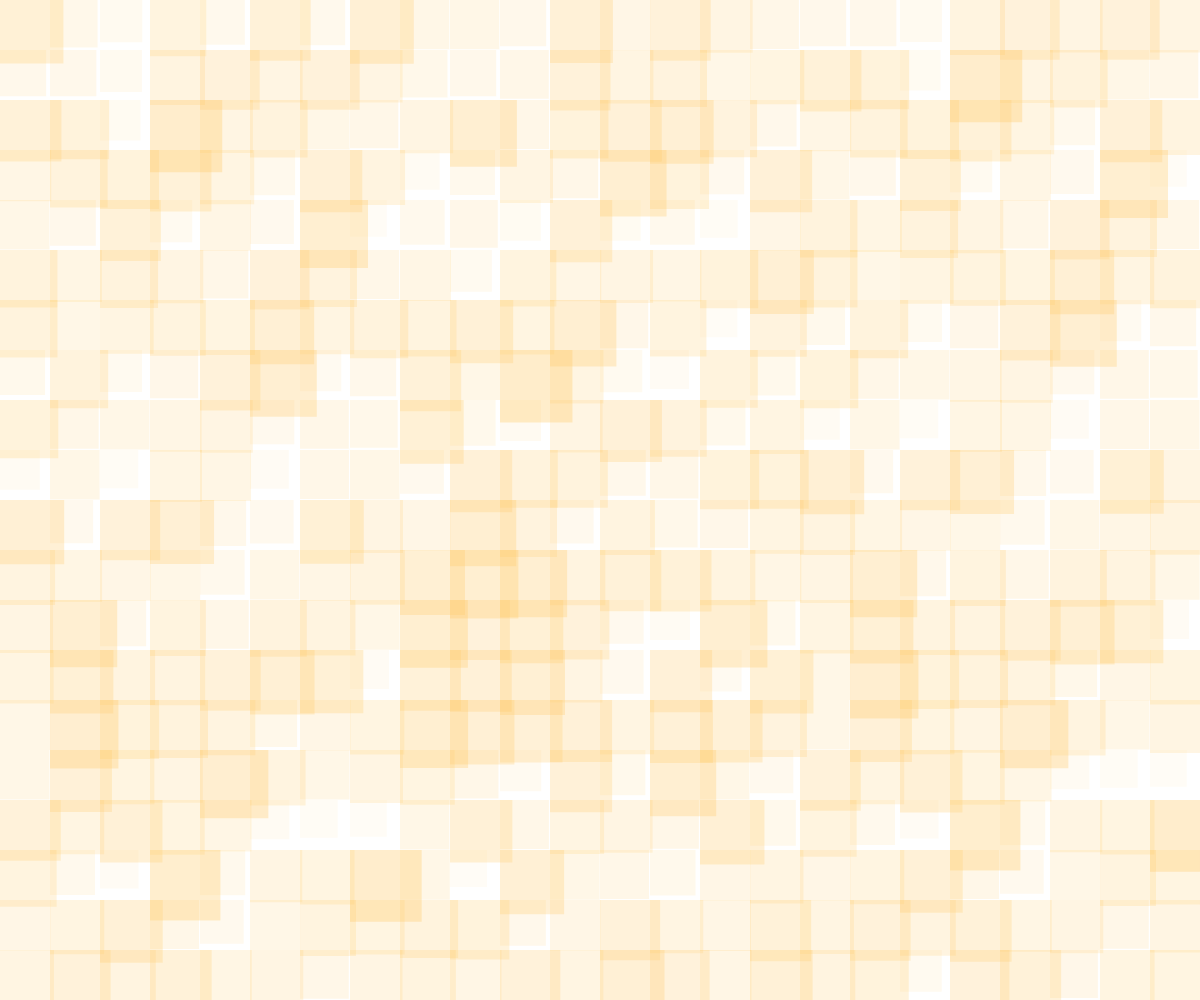
Frame 1 (no input)
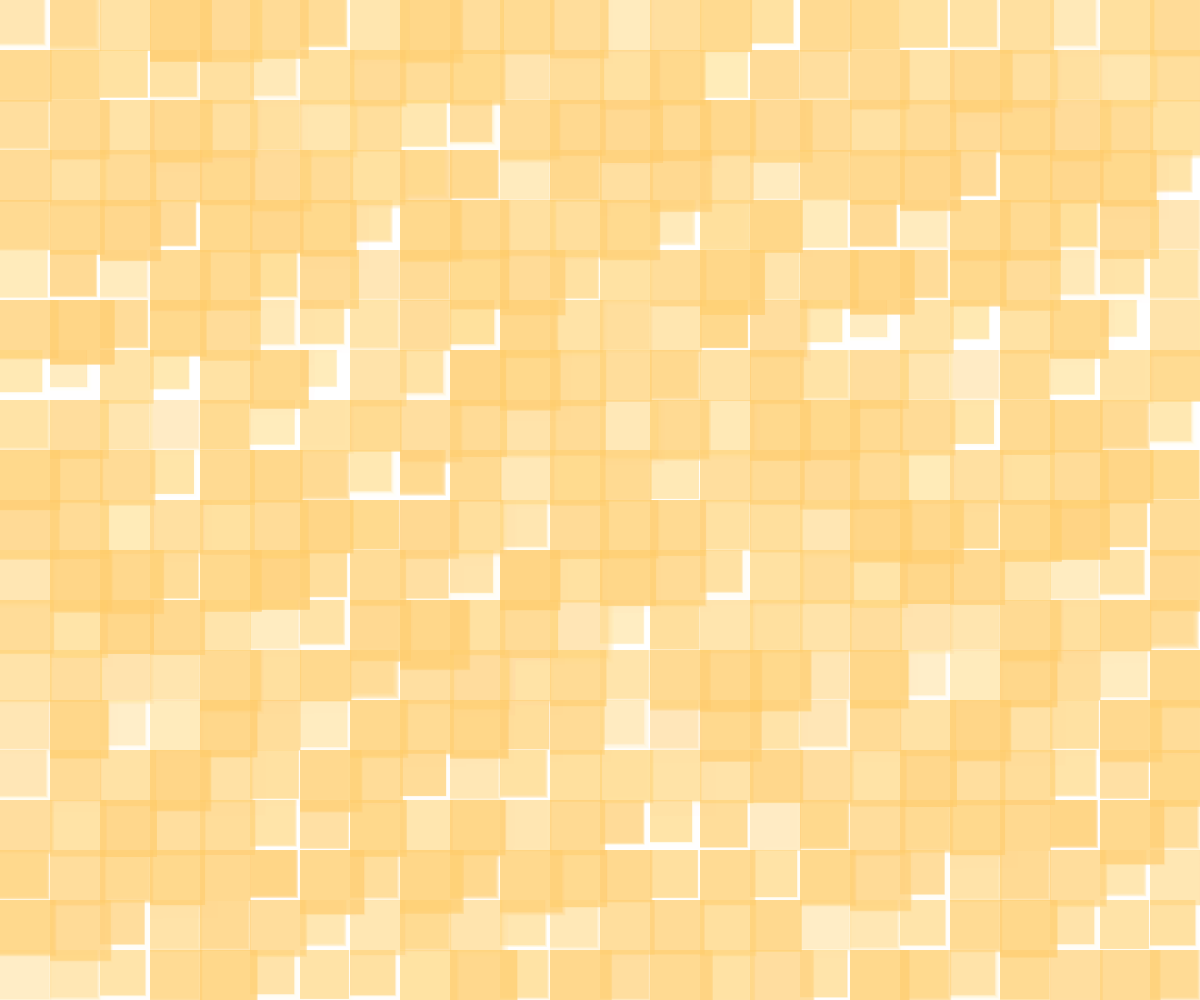
Frame 60 (no input)
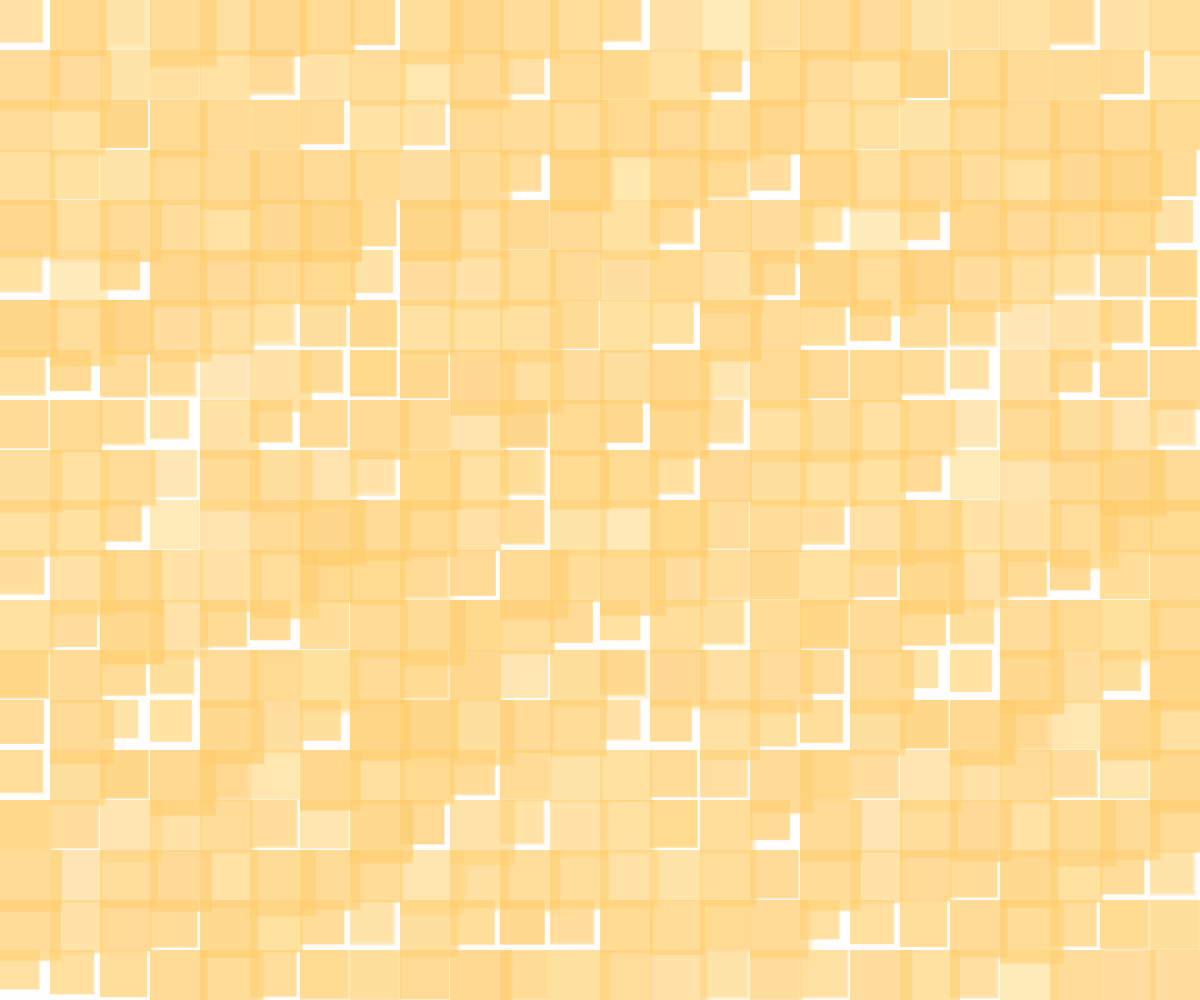
Frame 120 (the mouse pressed at the canvas centre since frame 60)

The p5.js sketch that drew these frames (run headless with seeded random() and noise() and a simulated clock; from frame 60 on, the mouse is pressed at the canvas centre):

// p5.js sketch
// ── sketch.js
let offsetAmount = 50;
let alphaAmount = 100;

function setup() {
  createCanvas(windowWidth, windowHeight);
  
  noStroke();
}

function draw() {
  // Set background to white with transparency
  background(255, 30);

  // Draw grid with nested for-loops
  for(let x = 0; x < width; x += 50){
    for(let y = 0; y < height; y += 50){

      // Calculate offset of size using the noise() function and animate it using the frameCount built-in variable
      // The sizeOffset will range between 0 and 50
      sizeOffset = noise(x + frameCount * 0.01, y + frameCount * 0.01) * offsetAmount;
      // Calculate alpha using the noise() function and animate it using the frameCount built-in variable
      // The alpha will range between 0 and 100
      alpha = noise(x + frameCount * 0.02, y + frameCount * 0.02) * alphaAmount;

      // Fill the squares in yellow
      fill(255, 200, 100, alpha);
      // Draw squares along the grid
      square(x, y, 30 + sizeOffset);
    }
  }
}

// Resize canvas whenever browser window is resized
function windowResized(){
  resizeCanvas(windowWidth, windowHeight);
}
// ── style.css
html, body {
  margin: 0;
  padding: 0;
  font-family: 'Open Sans', sans-serif;
}

canvas {
  position: fixed;
  top: 0;
  z-index: -1;
  display: block;
}

#nav{
    display: flex;
    text-align: center;
    margin: 21px 0px 0px 0px;
}

.nav-item{
	width: 20%;
}

.nav-item:hover{
	cursor: pointer;
	text-decoration: underline;
}

#header, #main{
	width: 80%;
}

#header{
    padding: 12px 10%;
    background: rgba(255, 255, 255, 0.5);
    position: fixed;
    z-index: 1;
}

#main{
	position: relative;
	top: 120px;
	margin: auto;
	padding-bottom: 24px;
}

h1{
	text-align: center;
    margin: 0;
}

.project-img{
	width: 100%;
}

.project-text{
  width: 90%;
  padding: 12px 5%;
  background: rgba(255, 255, 255, 0.7);
  margin: 4px 0px 9px 0px;
}

#footer{
	position: relative;
  top: 120px;
  width: 80%;
  margin: auto;
  padding: 24px 0px;
  font-size: 14px;
  text-align: center;
  border-top: solid 1px white;
}
